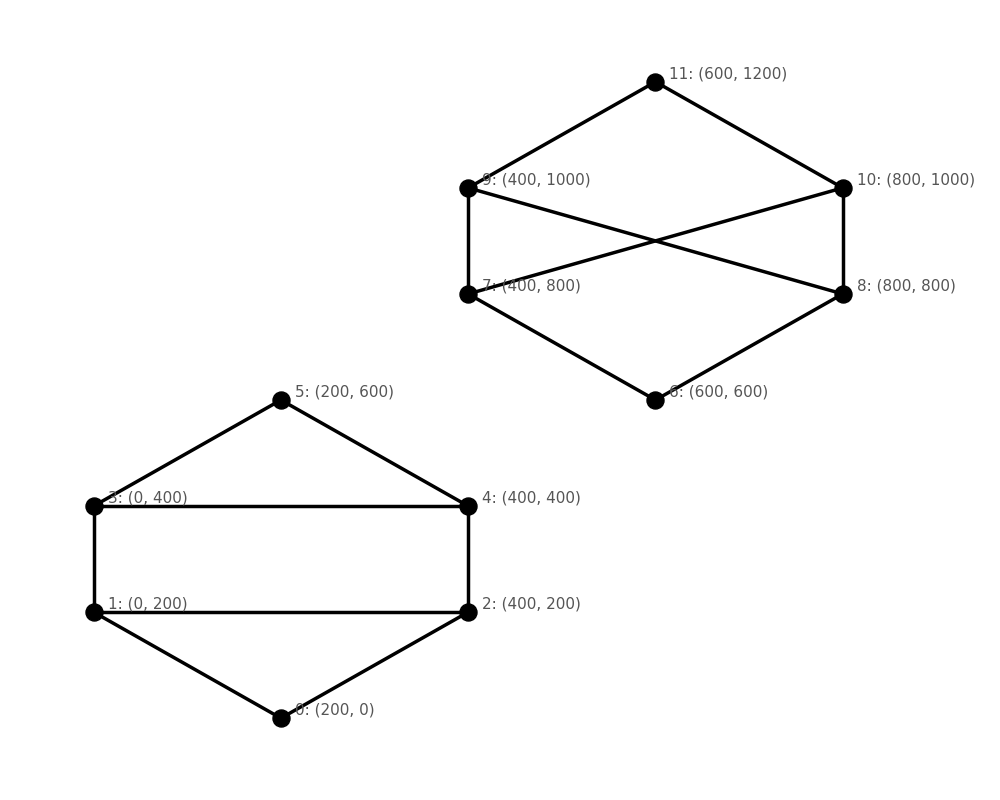

This figure's Python source:
from simple_graph import Node
import graph_search as gs
import matplotlib.pyplot as plt
import networkx as nx

def draw_graph(graph):
    G = nx.Graph()

    pos = {}
    edges = []
    for n in graph:
        pos[n.id()] = (n.x(), n.y())
        for nei in n.neighbors():
            edges.append((n.id(), nei["node"].id()))
    
    G.add_nodes_from(pos.keys())
    G.add_edges_from(edges)

    plt.figure(figsize=(10, 8))
    nx.draw_networkx_edges(G, pos, width=2.5, edge_color="black")
    nx.draw_networkx_nodes(G, pos, node_size=150, node_color="black")

    for node_id, (x, y) in pos.items():
        plt.text(
            x+15,
            y+15,
            f"{node_id}: ({x}, {y})",
            fontsize=11,
            color="#555555",
            ha="left",
            va="center"
        )
    
    plt.axis("off")
    plt.tight_layout()
    plt.show()


def main():
    graph = []
    graph.append(Node(0, 200, 0))
    graph.append(Node(1, 0, 200))
    graph.append(Node(2, 400, 200))
    graph.append(Node(3, 0, 400))
    graph.append(Node(4, 400, 400))
    graph.append(Node(5, 200, 600))
    graph.append(Node(6, 600, 600))
    graph.append(Node(7, 400, 800))
    graph.append(Node(8, 800, 800))
    graph.append(Node(9, 400, 1000))
    graph.append(Node(10, 800, 1000))
    graph.append(Node(11, 600, 1200))

    graph[0].addUndirectedNeighbor( graph[1] )
    graph[0].addUndirectedNeighbor( graph[2] )
    graph[1].addUndirectedNeighbor( graph[2] )
    graph[1].addUndirectedNeighbor( graph[3] )
    graph[2].addUndirectedNeighbor( graph[4] )
    graph[3].addUndirectedNeighbor( graph[4] )
    graph[5].addUndirectedNeighbor( graph[3] )
    graph[5].addUndirectedNeighbor( graph[4] )

    graph[6].addUndirectedNeighbor( graph[7] )
    graph[6].addUndirectedNeighbor( graph[8] )
    graph[7].addUndirectedNeighbor( graph[9] )
    graph[7].addUndirectedNeighbor( graph[10] )
    graph[8].addUndirectedNeighbor( graph[9] )
    graph[8].addUndirectedNeighbor( graph[10] )
    graph[11].addUndirectedNeighbor( graph[9] )
    graph[11].addUndirectedNeighbor( graph[10] )

    gs.bfs(graph, verbose=True)
    gs.dfs(graph, verbose=True)

    draw_graph(graph)

    return

if __name__ == "__main__":
    main()
